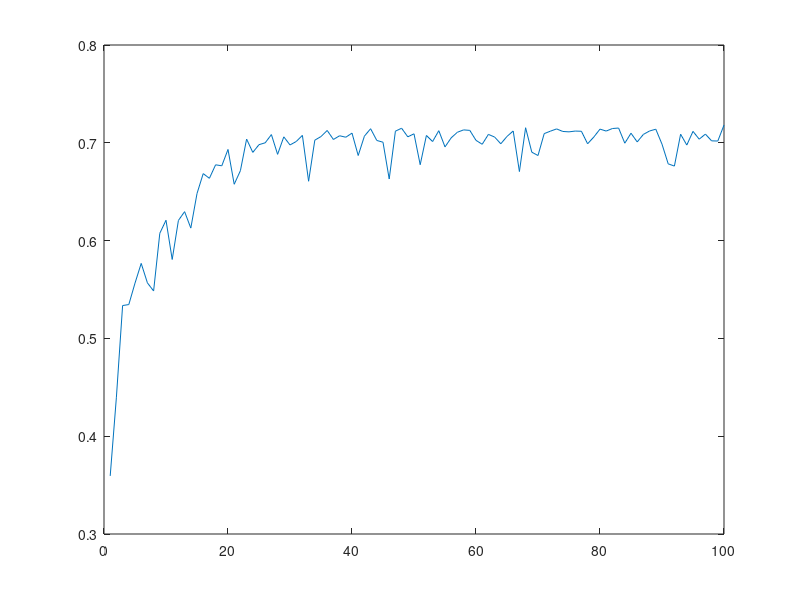

Reproduce this figure in MATLAB.
round=1:1:100;
sgd=[0.3594, 0.4399, 0.5336, 0.5346, 0.5565, 0.5767, 0.5568, 0.5485, 0.6075, 0.6208, 0.5807, 0.6206, 0.6296, 0.6128, 0.6481, 0.6685, 0.6637, 0.6775, 0.6765, 0.6932, 0.6576, 0.6715, 0.7038, 0.6902, 0.6981, 0.7, 0.7084, 0.6882, 0.7061, 0.6978, 0.7013, 0.7076, 0.6607, 0.7027, 0.7064, 0.7126, 0.7034, 0.7072, 0.7057, 0.7099, 0.687, 0.7068, 0.7144, 0.7024, 0.7006, 0.663, 0.7119, 0.7149, 0.7061, 0.7092, 0.6776, 0.7075, 0.7013, 0.7124, 0.6958, 0.7051, 0.7108, 0.7132, 0.7127, 0.7025, 0.6985, 0.7086, 0.7059, 0.699, 0.7065, 0.7121, 0.6706, 0.7154, 0.6904, 0.687, 0.7094, 0.7119, 0.7142, 0.7116, 0.7112, 0.712, 0.7118, 0.699, 0.7059, 0.714, 0.712, 0.7146, 0.7151, 0.6996, 0.7098, 0.7009, 0.7086, 0.7121, 0.7139, 0.6986, 0.6785, 0.6762, 0.7088, 0.6977, 0.7117, 0.7037, 0.7089, 0.702, 0.7018, 0.7181];
plot(round,sgd)